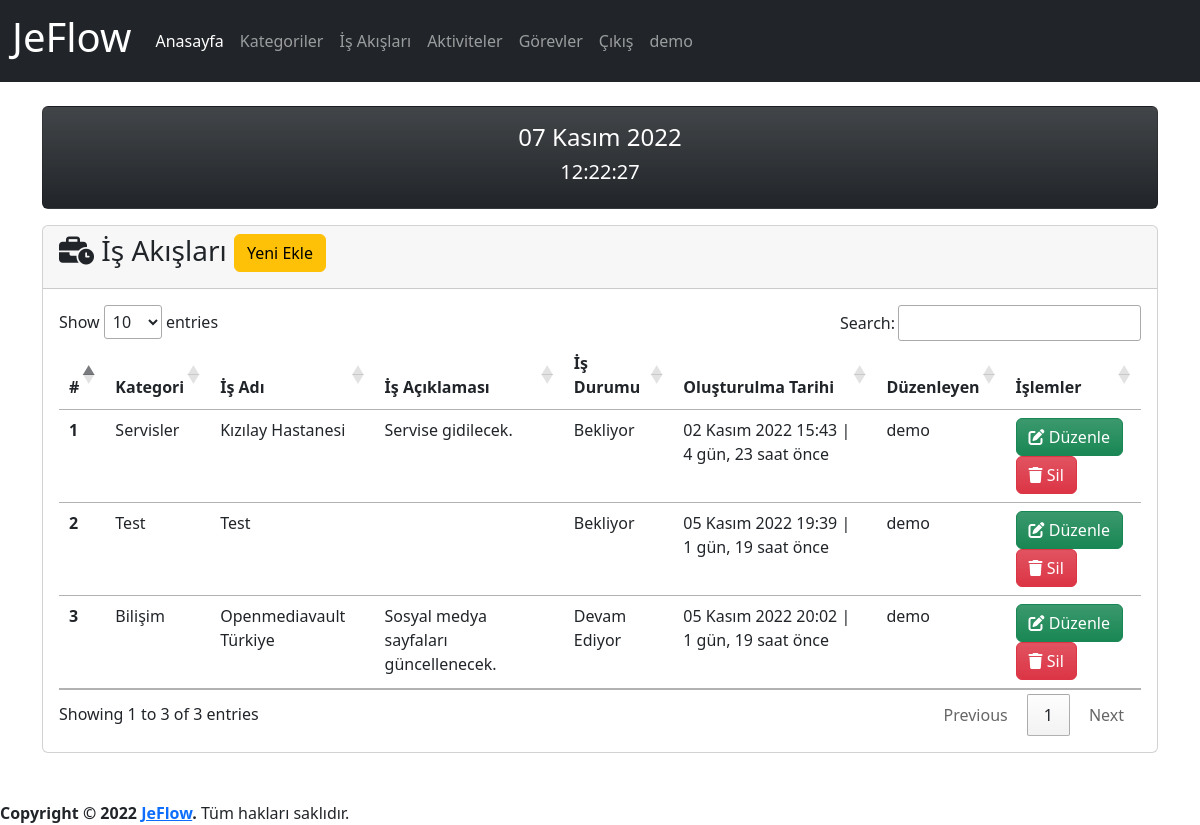
The page /process/ (signed in) on the database as committed earlier.
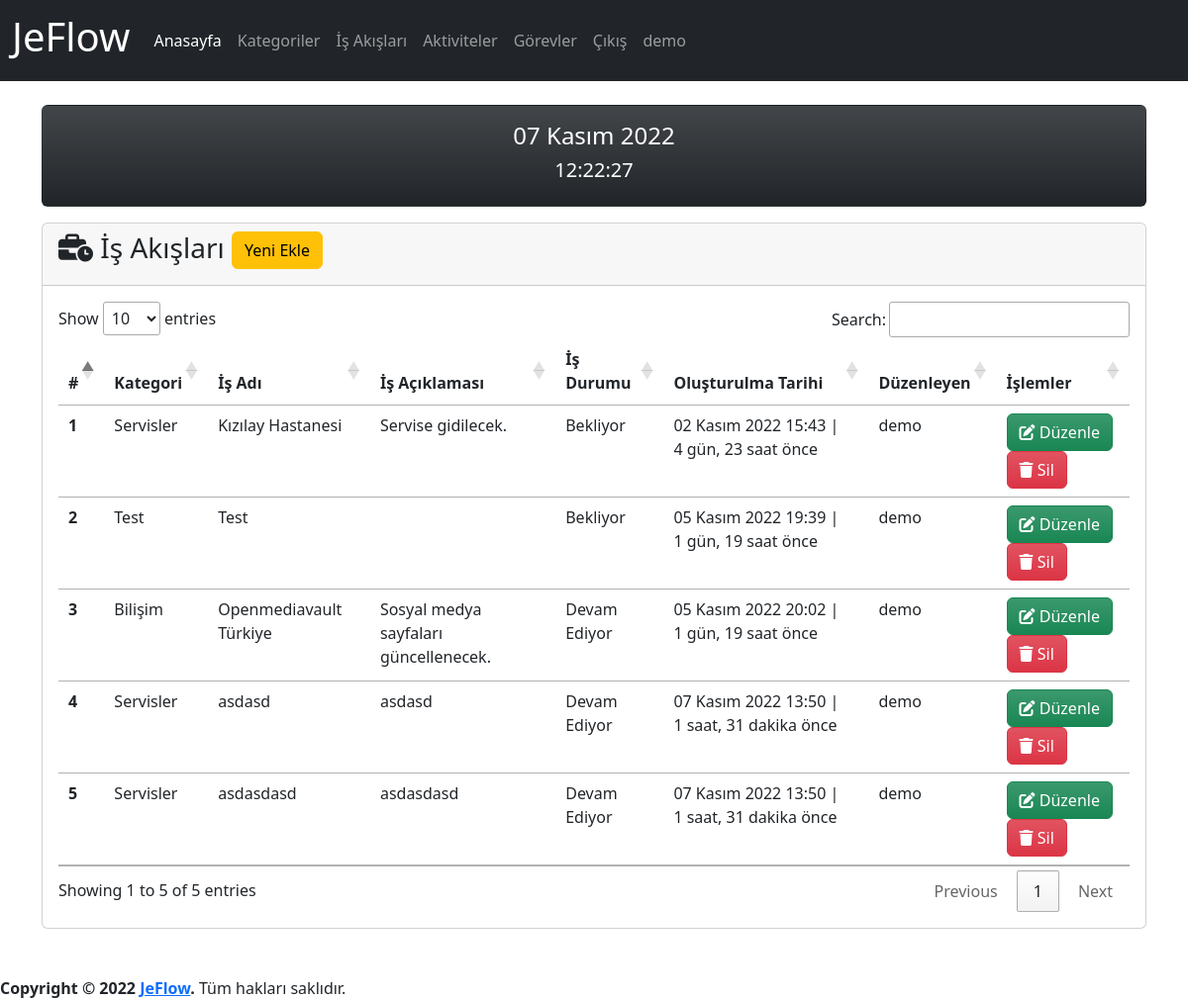
The same page on the database as committed later.
### app/models.py (models this page shows, shortened)
class Process(models.Model):
    category=models.ForeignKey(Category,on_delete=models.CASCADE,verbose_name='Kategori')
    name=models.CharField(max_length=500,verbose_name='İş Akış Adı')
    description=models.TextField(verbose_name='İş Akış Açıklaması', blank=True, null=True)
    state=models.ForeignKey(State, on_delete=models.SET_NULL,verbose_name='Durum', blank=True, null=True)
    created_date=models.DateTimeField(auto_now_add=True, verbose_name='Oluşturulma Tarihi')
    user=models.ForeignKey(User,on_delete=models.CASCADE,verbose_name='Kullanıcı', blank=True, null=True)
    class Meta:
        verbose_name='İş Akışı'
        verbose_name_plural='İş Akışları'

class Category(models.Model):
    name=models.CharField(max_length=500,verbose_name='Kategori Adı')
    description=models.TextField(verbose_name='Kategori Açıklaması', blank=True, null=True)
    created_date=models.DateTimeField(auto_now_add=True, verbose_name='Oluşturulma Tarihi')
    user=models.ForeignKey(User,on_delete=models.CASCADE,verbose_name='Kullanıcı', blank=True, null=True)
    def __str__(self):
        return self.name # + ' - ' + self.created_date.strftime("%d.%m.%Y, %H:%M:%S")
    class Meta:
        verbose_name='Kategori'
        verbose_name_plural="Kategoriler"

class State(models.Model):
    name=models.CharField(max_length=100,verbose_name='Durum')
    def __str__(self):
        return self.name
    class Meta:
        verbose_name='Durum'
        verbose_name_plural='Durumlar'

### app/views.py (the view, shortened to what this page needs)
# urls.py: path('process/', views.process, name='process'),
@login_required(login_url='/user/login/')
def process(request):
    process_form=ProcessForm()
    processes = Process.objects.order_by('created_date')
    context = {
        'process_form':process_form,
        'processes': processes
    }
    return render(request, 'app/process.html', context)

### app/forms.py
class ProcessForm(forms.ModelForm):
    class Meta:
        model=Process
        fields=('category','name','description','state')

### templates/app/process.html (shortened to what this page needs)
{% extends 'layout.html' %}
{% load humanize %}
{% block content %}
{% load crispy_forms_tags %}
<div class="row mt-3">
    <div class="col-md-12">
        <div class="card">
            <div class="card-header">
                <h3 class="card-title">
                    <i class="fa-solid fa-business-time"></i>
                    İş Akışları
                    <button type="button" class="btn btn-warning" data-bs-toggle="modal" data-bs-target="#exampleModal">
                        Yeni Ekle
                    </button>
                </h3>
            </div>
            <div class="card-body">
                {% if processes %}
                <table id="process" class="table table-hover">
                    <thead>
                        <tr>
                            <th scope="col">#</th>
                            <th scope="col">Kategori</th>
                            <th scope="col">İş Adı</th>
                            <th scope="col">İş Açıklaması</th>
                            <th scope="col">İş Durumu</th>
                            <th scope="col">Oluşturulma Tarihi</th>
                            <th scope="col">Düzenleyen</th>
                            <th scope="col">İşlemler</th>
                        </tr>
                    </thead>
                    <tbody>
                        {% for process in processes %}
                        <tr>
                            <th scope="row">{{ process.id }}</th>
                            <td>{{ process.category }}</td>
                            <td>{{ process.name }}</td>
                            <td>{{ process.description }}</td>
                            <td>
                                {% if process.state is not None %}
                                {{ process.state }}
                                {% else %}
                                -
                                {% endif %}
                            </td>
                            <td>{{ process.created_date }} | {{ process.created_date | timesince}} önce</td>
                            <td>{{ process.user }}</td>
                            <td>
                                <a class="btn btn-success bg-gradient" href="{% url 'process_update' process.id %}">
                                    <i class="fa-solid fa-pen-to-square"></i>
                                    Düzenle
                                </a>
                                <a class="btn btn-danger bg-gradient" href="{% url 'process_delete' process.id %}">
                                    <i class="fa-solid fa-trash"></i>
                                    Sil
                                </a>
                            </td>
                        </tr>
                        {% endfor %}
                    </tbody>
                </table>
                {% else %}
                <div class="alert alert-warning">
                    <p>İş Akışı bulunamadı.</p>
                </div>
                {% endif %}
            </div>
        </div>
    </div>
</div>
{% endblock %}

Rows that differ between the two databases and show on the page:
added Process: id "4", category "Servisler", name "asdasd", description "asdasd", state "Devam Ediyor", created_date "07 Kasım 2022 13:50", created_date "1 saat, 31 dakika", user "demo"
added Process: id "5", category "Servisler", name "asdasdasd", description "asdasdasd", state "Devam Ediyor", created_date "07 Kasım 2022 13:50", created_date "1 saat, 31 dakika", user "demo"
Other text that changed with them:
text written by a page script: "Show entries Search: Showing 1 to 3 of 3 entries Previous 1 Next" → "Show entries Search: Showing 1 to 5 of 5 entries Previous 1 Next"
